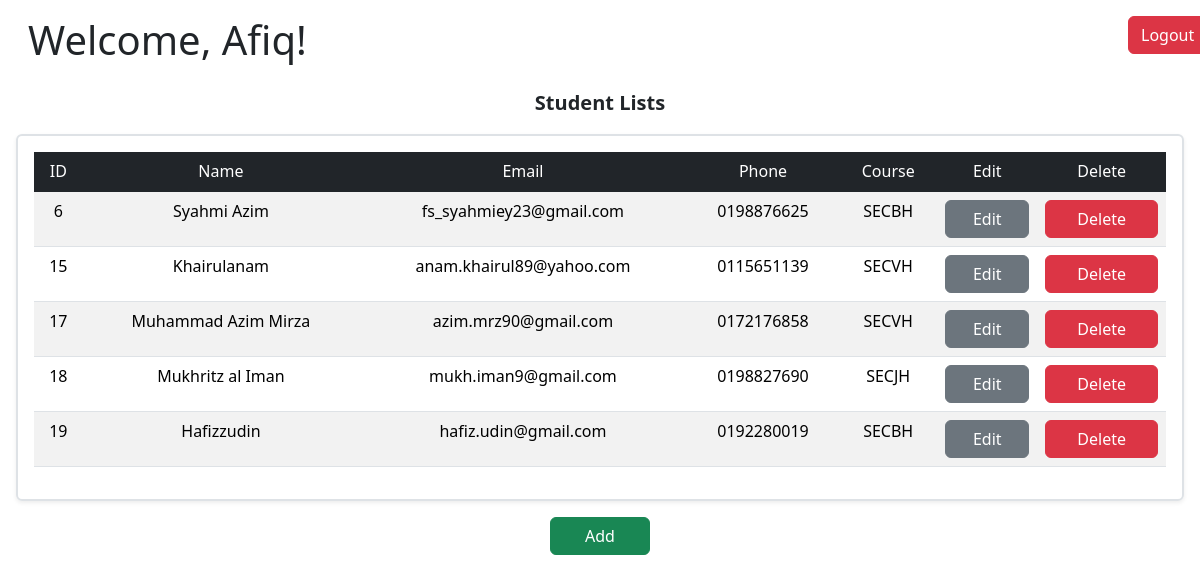
The app's page /lab2/index.php (signed in) with its own data.
### tables this page shows
CREATE TABLE `students` (
  `id` int NOT NULL,
  `name` varchar(30) NOT NULL,
  `email` varchar(50) NOT NULL,
  `phone` varchar(20) DEFAULT NULL,
  `course` varchar(30) DEFAULT NULL
);

### lab2/index.php (the view, shortened to what this page needs)
<html>
<head>
    <link href="https://cdn.jsdelivr.net/npm/bootstrap@5.3.3/dist/css/bootstrap.min.css" rel="stylesheet">
</head>
<body>
    <div class="container-fluid my-3 mx-3">
        <div class="row">
            <div class="col-5">
                <h1 class="class display-6">Welcome, <?php echo $_SESSION['username']; ?>!</h1>
            </div>
            <div class="col-6"></div>
            <div class="col-1"><a href="logout.php" class="href btn btn-danger">Logout</a></div>
        </div>
    </div>
    <p class="lead text-center fw-bold">Student Lists</p>
    <div class="m-3 p-3 rounded border border-2 shadow-sm">
        <table class="table table-hover table-striped">
            <thead class="table-dark">
                <tr class="text-center">
                    <td>ID</td>
                    <td>Name</td>
                    <td>Email</td>
                    <td>Phone</td>
                    <td>Course</td>
                    <td>Edit</td>
                    <td>Delete</td>
            </thead>
            <tbody class="table-group-divider">
                <?php
                include "db.php";
                $sql = "SELECT * FROM students";
                $result = mysqli_query($conn, $sql);
                if(mysqli_num_rows($result) > 0){
                    while($row = mysqli_fetch_assoc($result)){
                        echo "<tr>";
                        echo "<td class=text-center>". $row['id']. "</td>";
                        echo "<td class=text-center>".$row['name']."</td>";
                        echo "<td class=text-center>".$row['email']."</td>";
                        echo "<td class=text-center>".$row['phone']."</td>";
                        echo "<td class=text-center>".$row['course']."</td>";
                        echo "<td> <div class=d-grid gap-2 col-1 mx-auto><a href='update.php?id=". $row['id']. "' class='btn btn-secondary'> Edit </a> </div></td>";
                        echo "<td> <div class=d-grid gap-2 col-1 mx-auto><a href='delete.php?id=". $row['id']. "' class='btn btn-danger' > Delete </a> </div></td>";
                        echo "</tr>";
                    }
                }
                else{
                    echo "<tr><td colspan='7'> No Data Found </td><tr>";
                }
                ?>
            </tbody>
        </table>
    </div>
    <div class="d-grid gap-2 col-1 mx-auto">
        <a href="add.php" class="href class btn btn-success px-4">Add</a>
    </div>
</body>
</html>

### records on screen
students: id "6", name "Syahmi Azim", email "fs_syahmiey23@gmail.com", phone "0198876625", course "SECBH"
students: id "15", name "Khairulanam", email "anam.khairul89@yahoo.com", phone "0115651139", course "SECVH"
students: id "17", name "Muhammad Azim Mirza", email "azim.mrz90@gmail.com", phone "0172176858", course "SECVH"
students: id "18", name "Mukhritz al Iman", email "mukh.iman9@gmail.com", phone "0198827690", course "SECJH"
students: id "19", name "Hafizzudin", email "hafiz.udin@gmail.com", phone "0192280019", course "SECBH"

### other values on screen
$_SESSION['username'] "Afiq"
